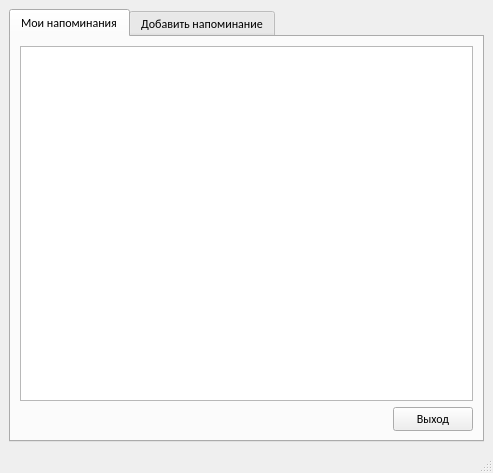
<?xml version="1.0" encoding="UTF-8"?>
<ui version="4.0">
 <class>EventReminder</class>
 <widget class="QMainWindow" name="EventReminder">
  <property name="geometry">
   <rect>
    <x>0</x>
    <y>0</y>
    <width>493</width>
    <height>473</height>
   </rect>
  </property>
  <property name="font">
   <font>
    <family>Calibri</family>
    <pointsize>9</pointsize>
   </font>
  </property>
  <property name="windowTitle">
   <string>Напоминания о событиях</string>
  </property>
  <widget class="QWidget" name="centralwidget">
   <layout class="QGridLayout" name="gridLayout_3">
    <item row="0" column="0">
     <widget class="QTabWidget" name="mainTabWidget">
      <property name="currentIndex">
       <number>0</number>
      </property>
      <widget class="QWidget" name="myRemindersTab">
       <attribute name="title">
        <string>Мои напоминания</string>
       </attribute>
       <layout class="QGridLayout" name="gridLayout_2">
        <item row="0" column="0">
         <widget class="QListWidget" name="remindersListWidget"/>
        </item>
        <item row="1" column="0">
         <layout class="QHBoxLayout" name="horizontalLayout_8">
          <item>
           <spacer name="horizontalSpacer_6">
            <property name="orientation">
             <enum>Qt::Horizontal</enum>
            </property>
            <property name="sizeHint" stdset="0">
             <size>
              <width>40</width>
              <height>20</height>
             </size>
            </property>
           </spacer>
          </item>
          <item>
           <widget class="QPushButton" name="quitPushButton_2">
            <property name="text">
             <string>Выход</string>
            </property>
           </widget>
          </item>
         </layout>
        </item>
       </layout>
      </widget>
      <widget class="QWidget" name="addReminderTab">
       <attribute name="title">
        <string>Добавить напоминание</string>
       </attribute>
       <layout class="QGridLayout" name="gridLayout">
        <item row="0" column="0">
         <layout class="QVBoxLayout" name="verticalLayout_5">
          <item>
           <layout class="QVBoxLayout" name="verticalLayout">
            <item>
             <layout class="QHBoxLayout" name="horizontalLayout_6">
              <item>
               <widget class="QLabel" name="reminderTitleIconPixMap">
                <property name="text">
                 <string>TextLabel</string>
                </property>
               </widget>
              </item>
              <item>
               <widget class="QLabel" name="label">
                <property name="text">
                 <string>Заголовок</string>
                </property>
               </widget>
              </item>
              <item>
               <spacer name="horizontalSpacer_5">
                <property name="orientation">
                 <enum>Qt::Horizontal</enum>
                </property>
                <property name="sizeHint" stdset="0">
                 <size>
                  <width>40</width>
                  <height>20</height>
                 </size>
                </property>
               </spacer>
              </item>
             </layout>
            </item>
            <item>
             <widget class="QLineEdit" name="reminderTitleLineEdit"/>
            </item>
            <item>
             <layout class="QVBoxLayout" name="verticalLayout_2">
              <item>
               <layout class="QHBoxLayout" name="horizontalLayout_5">
                <item>
                 <widget class="QLabel" name="reminderDescriptionIconPixMap">
                  <property name="text">
                   <string>TextLabel</string>
                  </property>
                 </widget>
                </item>
                <item>
                 <widget class="QLabel" name="label_2">
                  <property name="text">
                   <string>Описание</string>
                  </property>
                 </widget>
                </item>
                <item>
                 <spacer name="horizontalSpacer_4">
                  <property name="orientation">
                   <enum>Qt::Horizontal</enum>
                  </property>
                  <property name="sizeHint" stdset="0">
                   <size>
                    <width>40</width>
                    <height>20</height>
                   </size>
                  </property>
                 </spacer>
                </item>
               </layout>
              </item>
              <item>
               <widget class="QTextEdit" name="reminderDescriptionTextEdit"/>
              </item>
              <item>
               <layout class="QHBoxLayout" name="horizontalLayout_3">
                <item>
                 <widget class="QLabel" name="reminderSoundIconPixMap">
                  <property name="text">
                   <string>TextLabel</string>
                  </property>
                 </widget>
                </item>
                <item>
                 <widget class="QLabel" name="label_3">
                  <property name="text">
                   <string>Выберите мелодию оповещения</string>
                  </property>
                 </widget>
                </item>
                <item>
                 <spacer name="horizontalSpacer_2">
                  <property name="orientation">
                   <enum>Qt::Horizontal</enum>
                  </property>
                  <property name="sizeHint" stdset="0">
                   <size>
                    <width>40</width>
                    <height>20</height>
                   </size>
                  </property>
                 </spacer>
                </item>
               </layout>
              </item>
              <item>
               <layout class="QVBoxLayout" name="verticalLayout_4">
                <item>
                 <layout class="QVBoxLayout" name="verticalLayout_3">
                  <item>
                   <layout class="QHBoxLayout" name="horizontalLayout_2">
                    <item>
                     <widget class="QComboBox" name="selectMusicComboBox">
                      <item>
                       <property name="text">
                        <string>sound_1</string>
                       </property>
                      </item>
                     </widget>
                    </item>
                    <item>
                     <widget class="QToolButton" name="playSoundToolButton">
                      <property name="text">
                       <string>...</string>
                      </property>
                     </widget>
                    </item>
                   </layout>
                  </item>
                 </layout>
                </item>
                <item>
                 <layout class="QHBoxLayout" name="horizontalLayout_4">
                  <item>
                   <widget class="QLabel" name="reminderDateTimeIconPixMap">
                    <property name="text">
                     <string>TextLabel</string>
                    </property>
                   </widget>
                  </item>
                  <item>
                   <widget class="QLabel" name="label_4">
                    <property name="text">
                     <string>Выберите дату и время оповещения</string>
                    </property>
                   </widget>
                  </item>
                  <item>
                   <spacer name="horizontalSpacer_3">
                    <property name="orientation">
                     <enum>Qt::Horizontal</enum>
                    </property>
                    <property name="sizeHint" stdset="0">
                     <size>
                      <width>40</width>
                      <height>20</height>
                     </size>
                    </property>
                   </spacer>
                  </item>
                 </layout>
                </item>
                <item>
                 <widget class="QDateTimeEdit" name="reminderDateTimeEdit">
                  <property name="displayFormat">
                   <string>dd.MM.yyyy HH:mm</string>
                  </property>
                 </widget>
                </item>
               </layout>
              </item>
              <item>
               <spacer name="verticalSpacer">
                <property name="orientation">
                 <enum>Qt::Vertical</enum>
                </property>
                <property name="sizeHint" stdset="0">
                 <size>
                  <width>20</width>
                  <height>40</height>
                 </size>
                </property>
               </spacer>
              </item>
             </layout>
            </item>
           </layout>
          </item>
         </layout>
        </item>
        <item row="1" column="0">
         <layout class="QHBoxLayout" name="horizontalLayout">
          <item>
           <spacer name="horizontalSpacer">
            <property name="orientation">
             <enum>Qt::Horizontal</enum>
            </property>
            <property name="sizeHint" stdset="0">
             <size>
              <width>40</width>
              <height>20</height>
             </size>
            </property>
           </spacer>
          </item>
          <item>
           <widget class="QPushButton" name="addReminderPushButton">
            <property name="text">
             <string>Добавить</string>
            </property>
           </widget>
          </item>
          <item>
           <widget class="QPushButton" name="quitPushButton">
            <property name="text">
             <string>Выход</string>
            </property>
           </widget>
          </item>
         </layout>
        </item>
       </layout>
      </widget>
     </widget>
    </item>
   </layout>
  </widget>
  <widget class="QMenuBar" name="menubar">
   <property name="geometry">
    <rect>
     <x>0</x>
     <y>0</y>
     <width>493</width>
     <height>20</height>
    </rect>
   </property>
  </widget>
  <widget class="QStatusBar" name="statusbar"/>
 </widget>
 <resources/>
 <connections/>
</ui>
